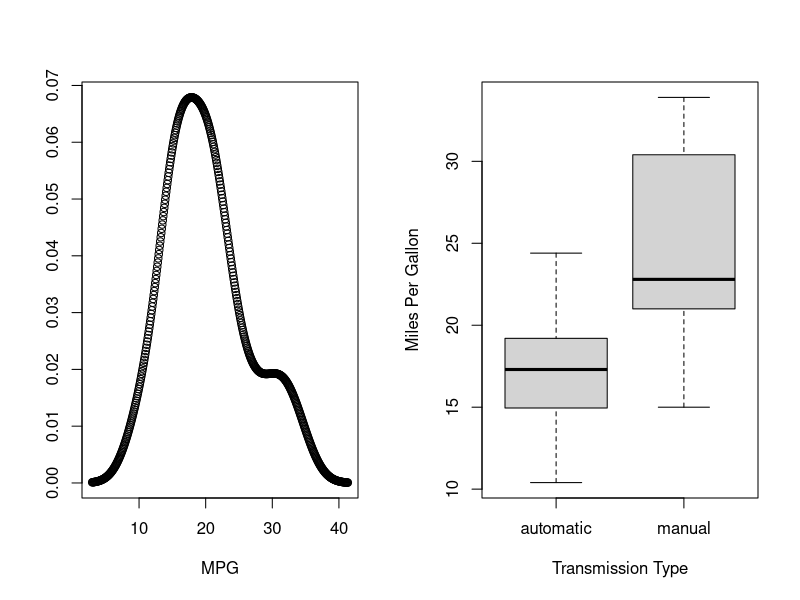

Write the R code that produced this figure.
## ---- chunk 1
data(mtcars)
names(mtcars) <- c('MPG','Cylinders','Displacement','Horsepower','RearRatio','Weight','MileTime','VS','Transmission','Gear','Carburetors')
mtcars[which(mtcars$Transmission==1),9] <- 'manual'
mtcars[which(mtcars$Transmission==0),9] <- 'automatic'
mtcars$Cylinders <- as.factor(mtcars$Cylinders)
mtcars$VS <- as.factor(mtcars$VS)
mtcars$Transmission <- as.factor(mtcars$Transmission)
mtcars$Gear <- as.factor(mtcars$Gear)
mtcars$Carburetors <- as.factor(mtcars$Carburetors)
par(mfcol = c(1,2))
plot(density(mtcars$MPG)$x,density(mtcars$MPG)$y, xlab="MPG",ylab=NA)
boxplot(MPG~Transmission, data=mtcars, xlab='Transmission Type',ylab='Miles Per Gallon')
## ---- chunk 2
fit1 <- lm(MPG~., data=mtcars)
fit2 <- step(fit1,direction='both', k=2, trace=0)
summary(fit2)
## ---- chunk 3
fit3 <- lm(MPG~Transmission, data=mtcars)
anova(fit3,fit2,fit1)
## ---- chunk 4

## ---- chunk 5

## ---- chunk 6
str(mtcars)
## ---- chunk 7

